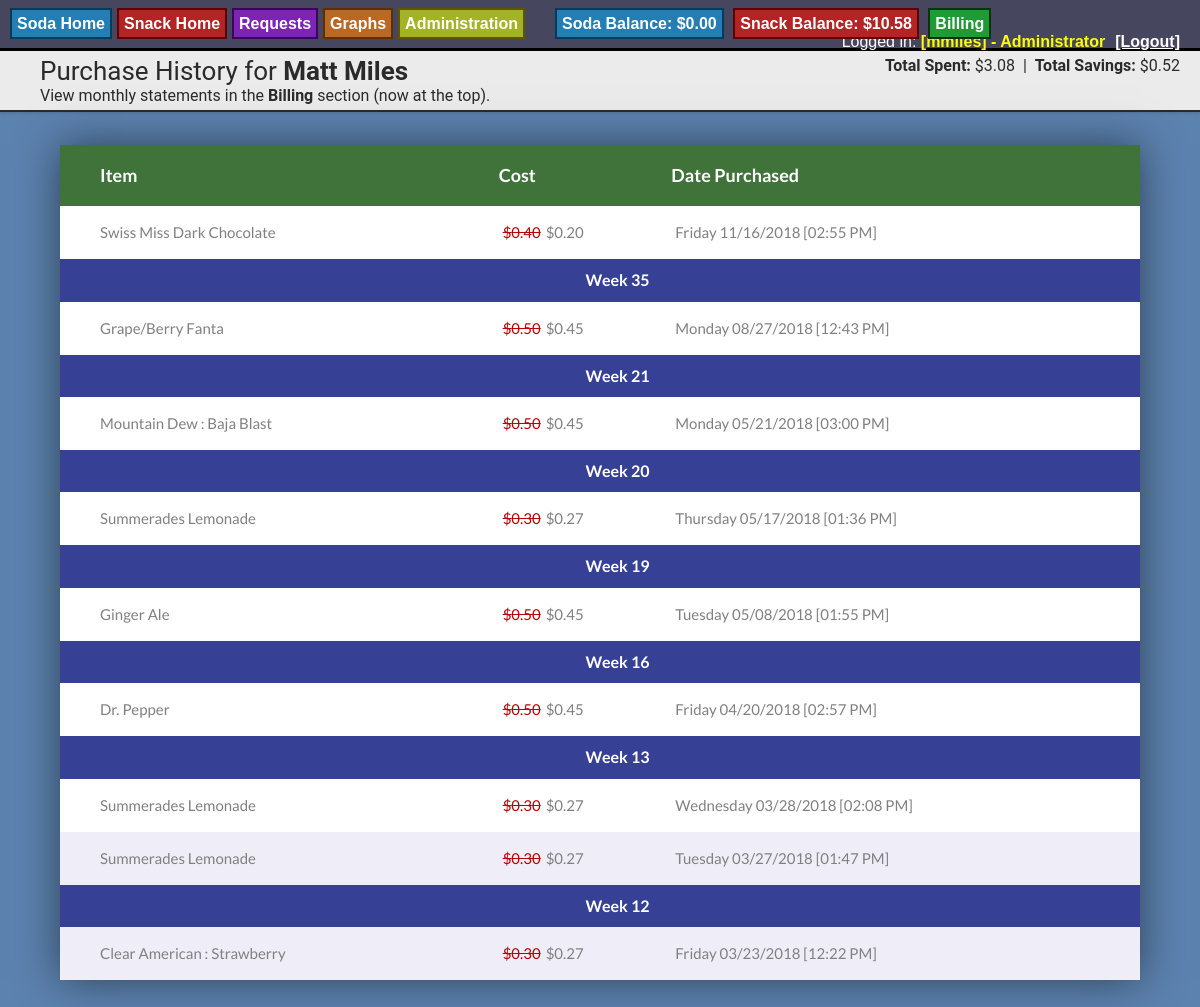
Page /purchase_history.php?type=Soda (signed in) on the committed database.
### tables this page shows
CREATE TABLE "Purchase_History" (
	`ID`	INTEGER PRIMARY KEY AUTOINCREMENT UNIQUE,
	`UserID`	INTEGER NOT NULL,
	`ItemID`	INTEGER NOT NULL,
	`Cost`	REAL,
	`Date`	TEXT,
	`DiscountCost`	REAL,
	`CashOnly`	INTEGER,
	`DailyAmountID`	INTEGER,
	`Cancelled`	INTEGER
);

CREATE TABLE "Item" (
	`ID`	integer PRIMARY KEY AUTOINCREMENT,
	`Name`	text,
	`Date`	text,
	`ChartColor`	text,
	`TotalCans`	integer,
	`BackstockQuantity`	integer,
	`ShelfQuantity`	integer,
	`Price`	real,
	`TotalIncome`	real,
	`TotalExpenses`	real,
	`DateModifed`	text,
	`DateModified`	text,
	`ModifyType`	text,
	`Retired`	INTEGER DEFAULT 0,
	`ImageURL`	TEXT,
	`ThumbURL`	TEXT,
	`UnitName`	TEXT,
	`Type`	TEXT,
	`DiscountPrice`	REAL,
	`Hidden`	INTEGER DEFAULT 0,
	`OutOfStock`	Integer,
	`OutOfStockDate`	Text,
	`OutOfStockReporter`	Text,
	`UnitNamePlural`	TEXT,
	`Alias`	TEXT,
	`ExpirationDate`	TEXT
);

### purchase_history.php (the view, shortened to what this page needs)
<head>
<?php
    $itemType = $_GET['type'];
    if( $isLoggedInAdmin && isset($_GET['userid'] ) && isset($_GET['name'] )  ) {
        $userID = $_GET['userid'];
        $name = $_GET['name'];
    } else {
        $userID = $_SESSION['UserID'];
        $name = $_SESSION['FirstName'] . " " . $_SESSION['LastName'];
    }
    echo "<div class='rounded_header'><span class='title'>Purchase History for <b>$name</b></span>";
    $totalSavings = 0.0;
    $totalBalance = 0.0;
    $results = $db->query("SELECT p.Cost, p.DiscountCost FROM Purchase_History p JOIN Item i on p.itemID = i.ID WHERE p.UserID = $userID AND i.Type='$itemType' AND Cancelled IS NULL");
    while ($row = $results->fetchArray()) {
        if( $row['DiscountCost'] != "" ) {
            $totalSavings += ($row['Cost'] - $row['DiscountCost']);
            $totalBalance += $row['DiscountCost'];
        } else {
            $totalBalance += $row['Cost'];
        }
    }
    echo  "<span style='float:right; padding-right:20px;'><b>Total Spent:</b> $". number_format($totalBalance,2) . "&nbsp;&nbsp;|&nbsp;&nbsp;<b>Total Savings:</b> $" . number_format($totalSavings, 2) . "</span>";
    echo "<div>";
    echo "View monthly statements in the <b>Billing</b> section (now at the top).";
    echo "</div>";
    echo "</div>";
    echo "<div class='center_piece'>";
    echo "<div class='rounded_table'>";
    echo "<table>";
    echo "<thead><tr class='table_header'>";
    echo "<th>Item</th>";
    echo "<th>Cost</th>";
    echo "<th>Date Purchased</th>";
    echo "</tr></thead>";
    $results = $db->query("SELECT i.Name, p.Cancelled, p.Cost, p.DiscountCost, p.Date, p.UserID, p.CashOnly FROM Purchase_History p JOIN Item i on p.itemID = i.ID WHERE p.UserID = $userID AND i.Type='$itemType' ORDER BY p.Date DESC");
    $currentWeek = "";
    while ($row = $results->fetchArray()) {
        $date_object = DateTime::createFromFormat('Y-m-d H:i:s', $row['Date']);
        $weekOfPurchase = $date_object->format('W');
        if( $currentWeek == "" ) {
            $currentWeek = $weekOfPurchase;
        } else {
            if( $currentWeek != $weekOfPurchase ) {
                echo "<tr>";
                echo "<td class='section' colspan='3'>";
                echo "Week " . $weekOfPurchase;
                echo "</td>";
                echo "</tr>";
                $currentWeek = $weekOfPurchase;
            }
        }
        $itemName = $row['Name'];
        $discountAmountDisplay = "$" . number_format($row['DiscountCost'],2);
        $costAmountDisplay = "$" . number_format($row['Cost'], 2);
        echo "<tr>";
        echo "<td>" . $itemName . "</td>";
        $costDisplay = "";
        if( $row['DiscountCost'] != "" ) {
            $costDisplay = "<span class='red_price'>$" . number_format($row['Cost'], 2) . "</span>" . $discountAmountDisplay;
        } else {
            $costDisplay = $costAmountDisplay;
        }
        echo "<td>" . $costDisplay ."</td>";
        echo "<td>" . $date_object->format('l m/d/Y  [h:i A]') . "</td>";
        echo "</tr>";
    }
        echo "</table>";
    echo "</div>";
    echo "</div>";
?>
</body>

### css/style_6.css (style rules this page uses)
body { font-family: Helvetica, Arial, Sans-Serif; margin:0 auto; width:100%; height:100%; padding:0; background-color:#7EBAFF; }
.soda_body { background-color:#5c82af; }
.table_header { background-color: #7a8020; font-weight:bold; }
.red_price { color:#b50505; text-decoration:line-through; margin-right:5px; }
.center_piece { display:flex; align-items:center; justify-content:center; flex-wrap:wrap; padding:33px 0px; }
.rounded_table { width:90%; margin-left: 5%; margin-right: 5%; overflow:hidden; box-shadow: 0 0px 40px 0px rgba(0, 0, 0, 0.50); -moz-box-shadow: 0 0px 40px 0px rgba(0, 0, 0, 0.50); -webkit-box-shadow: 0 0px 40px 0px rgba(0, 0, 0, 0.50); -o-box-shadow: 0 0px 40px 0px rgba(0, 0, 0, 0.50); -ms-box-shadow: 0 0px 40px 0px rgba(0, 0, 0, 0.50); }
.rounded_header { font-family: "Roboto",Arial; color: #2b2a2a; background-color: #ecebeb; padding-left: 40px; padding-top:5px; padding-bottom:5px; text-align: left; box-shadow: 0 1px 3px 0 rgba(0,0,0,.15); -moz-box-shadow: 0 1px 3px 0 rgba(0,0,0,.15); -webkit-box-shadow: 0 1px 3px 0 rgba(0,0,0,.15); -o-box-shadow: 0 1px 3px 0 rgba(0,0,0,.15); -ms-box-shadow: 0 1px 3px 0 rgba(0,0,0,.15); border-bottom: solid 2px #2b2a2a; }
.rounded_header .title { font-size:26px; }
.rounded_table table { width: 100%; border-collapse:collapse; }
.rounded_table th { background-color: #40733a; font-size: 18px; color: #FFFFFF; line-height: 1.4; font-family: Lato-Bold; padding-top: 18px; padding-bottom: 18px; text-align:left; }
.rounded_table .section { background-color: #364196; font-size: 16px; color: #FFFFFF; line-height: 1.4; font-family: Lato-Bold; padding-top: 10px; padding-bottom: 10px; text-align:center; }
.rounded_table tr:nth-child(even) { background-color: #efedf7; }
.rounded_table tr:nth-child(odd) { background-color: #ffffff; }
.rounded_table tr td { font-family: Lato-Regular; font-size: 15px; color: #808080; line-height: 1.4; padding-top: 16px; padding-bottom: 16px; padding-left:5px; padding-right:5px; }
.rounded_table td:first-child, .rounded_table th:first-child { padding-left:40px; }

### css/lights.css (style rules this page uses)
body { background: #000; }

### rows in the picture
purchase_history: ItemID.Name "Swiss Miss Dark Chocolate", Cost "0.40", DiscountCost "$0.20", Date "Friday 11/16/2018 [02:55 PM]"
purchase_history: Date "35", ItemID.Name "Grape/Berry Fanta", Cost "0.50", DiscountCost "$0.45", Date "Monday 08/27/2018 [12:43 PM]"
purchase_history: Date "21", ItemID.Name "Mountain Dew : Baja Blast", Cost "0.50", DiscountCost "$0.45", Date "Monday 05/21/2018 [03:00 PM]"
purchase_history: Date "20", ItemID.Name "Summerades Lemonade", Cost "0.30", DiscountCost "$0.27", Date "Thursday 05/17/2018 [01:36 PM]"
purchase_history: Date "19", ItemID.Name "Ginger Ale", Cost "0.50", DiscountCost "$0.45", Date "Tuesday 05/08/2018 [01:55 PM]"
purchase_history: Date "16", ItemID.Name "Dr. Pepper", Cost "0.50", DiscountCost "$0.45", Date "Friday 04/20/2018 [02:57 PM]"
purchase_history: Date "13", ItemID.Name "Summerades Lemonade", Cost "0.30", DiscountCost "$0.27", Date "Wednesday 03/28/2018 [02:08 PM]"
purchase_history: ItemID.Name "Summerades Lemonade", Cost "0.30", DiscountCost "$0.27", Date "Tuesday 03/27/2018 [01:47 PM]"
purchase_history: Date "12", ItemID.Name "Clear American : Strawberry", Cost "0.30", DiscountCost "$0.27", Date "Friday 03/23/2018 [12:22 PM]"

### other values in the picture
$_SESSION['SodaBalance'] "0.00"
$_SESSION['SnackBalance'] "10.58"
$_SESSION['UserName'] "mmiles"
$name "Matt Miles"
$totalBalance "3.08"
$totalSavings "0.52"
